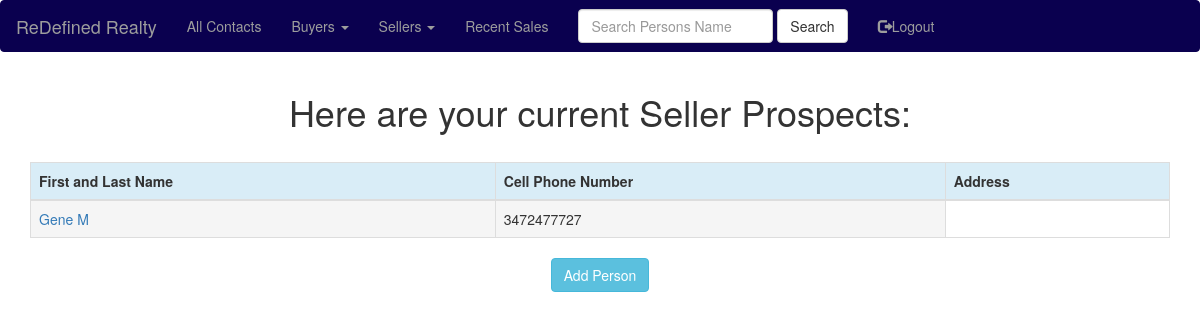
/seller_prospects (signed in), run on the app's committed database.
### app/models.py (models this page shows, shortened)
class People(db.Model):
    id = db.Column(db.Integer, primary_key=True)
    first_name=db.Column(db.String(20))
    last_name=db.Column(db.String(20))
    phone_cell=db.Column(db.Integer)
    ptype=db.Column(db.String(6))
    pstatus=db.Column(db.String(7))
    notes=db.Column(db.String(140))
    house_number=db.Column(db.String(140))
    street_name=db.Column(db.String(140))
    city_name=db.Column(db.String(140))
    state_name=db.Column(db.String(140))
    zip_code=db.Column(db.String(140))
    price=db.Column(db.Integer)
    user_account_pk=db.Column(db.Integer, db.ForeignKey('user.id'))
    ProfileNotes=db.relationship('ProfileNotes', backref='peopleprofilenotes', lazy='dynamic')

### app/routes.py (the view)
@app.route('/seller_prospects', methods=['GET'])
@login_required
def seller_prospects():
    sellerprospects=view_seller_prospects(current_user=current_user)
    return render_template('seller_prospects.html', title='Seller Prospects', sellerprospects=sellerprospects)

### app/models.py (called while the page is built)
@login.user_loader
def load_user(id):
    return User.query.get(int(id))

### app/queryfunc.py (called while the page is built)
def view_seller_prospects(current_user):
    currentuser = User.query.filter_by(username=current_user.username).first()
    account_pk = currentuser.id
    sellerprospects=People.query.filter_by(user_account_pk=account_pk, ptype="seller", pstatus="prospect").all()
    return sellerprospects

### app/templates/seller_prospects.html (shortened to what this page needs)
{% extends "base.html" %}
{% import 'bootstrap/wtf.html' as wtf %}
{% block app_content %}
    <center><h1>Here are your current Seller Prospects:</h1></center>
    <br>
    <div class="table-responsive">
        <table class="table table-bordered">
            <thead>
                <tr class="info">
                    <th>First and Last Name</th>
                    <th>Cell Phone Number</th>
                    <th>Address</th>
                </tr>
            </thead>
            {% for everyone in sellerprospects %}
            <TR>
                <TD class="active"><a href="{{ url_for('view_people', people_id=everyone.id) }}">{{ everyone.first_name }}  {{ everyone.last_name }}</a></TD>
                <TD class="active">{{ everyone.phone_cell }}</TD>
            </TR>
            {% endfor %}
        </table>
    </div>
    <center>
        <div class="btn-group">
            <a href="{{ url_for('add_people') }}" class="btn btn-info">Add Person</a>
        </div>
    </center>
{% endblock %}

### data on the page
People: first_name "Gene", last_name "M", phone_cell "3472477727"
